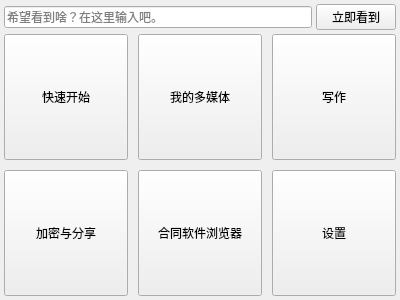
<?xml version="1.0" encoding="UTF-8"?>
<ui version="4.0">
 <class>StartMenu</class>
 <widget class="QWidget" name="StartMenu">
  <property name="geometry">
   <rect>
    <x>0</x>
    <y>0</y>
    <width>400</width>
    <height>300</height>
   </rect>
  </property>
  <property name="windowTitle">
   <string>Form</string>
  </property>
  <layout class="QVBoxLayout" name="verticalLayout" stretch="0,1">
   <property name="spacing">
    <number>4</number>
   </property>
   <property name="leftMargin">
    <number>4</number>
   </property>
   <property name="topMargin">
    <number>4</number>
   </property>
   <property name="rightMargin">
    <number>4</number>
   </property>
   <property name="bottomMargin">
    <number>4</number>
   </property>
   <item>
    <layout class="QHBoxLayout" name="horizontalLayout">
     <item>
      <widget class="QLineEdit" name="lineEdit">
       <property name="placeholderText">
        <string>希望看到啥？在这里输入吧。</string>
       </property>
      </widget>
     </item>
     <item>
      <widget class="QPushButton" name="pushButton_7">
       <property name="text">
        <string>立即看到</string>
       </property>
      </widget>
     </item>
    </layout>
   </item>
   <item>
    <layout class="QGridLayout" name="gridLayout">
     <property name="spacing">
      <number>10</number>
     </property>
     <item row="0" column="1">
      <widget class="QPushButton" name="pushButton_4">
       <property name="sizePolicy">
        <sizepolicy hsizetype="Expanding" vsizetype="Expanding">
         <horstretch>0</horstretch>
         <verstretch>0</verstretch>
        </sizepolicy>
       </property>
       <property name="text">
        <string>我的多媒体</string>
       </property>
      </widget>
     </item>
     <item row="0" column="2">
      <widget class="QPushButton" name="pushButton_3">
       <property name="sizePolicy">
        <sizepolicy hsizetype="Expanding" vsizetype="Expanding">
         <horstretch>0</horstretch>
         <verstretch>0</verstretch>
        </sizepolicy>
       </property>
       <property name="text">
        <string>写作</string>
       </property>
      </widget>
     </item>
     <item row="0" column="0">
      <widget class="QPushButton" name="pushButton">
       <property name="sizePolicy">
        <sizepolicy hsizetype="Expanding" vsizetype="Expanding">
         <horstretch>0</horstretch>
         <verstretch>0</verstretch>
        </sizepolicy>
       </property>
       <property name="text">
        <string>快速开始</string>
       </property>
      </widget>
     </item>
     <item row="1" column="0">
      <widget class="QPushButton" name="pushButton_2">
       <property name="sizePolicy">
        <sizepolicy hsizetype="Expanding" vsizetype="Expanding">
         <horstretch>0</horstretch>
         <verstretch>0</verstretch>
        </sizepolicy>
       </property>
       <property name="text">
        <string>加密与分享</string>
       </property>
      </widget>
     </item>
     <item row="1" column="1">
      <widget class="QPushButton" name="pushButton_5">
       <property name="sizePolicy">
        <sizepolicy hsizetype="Expanding" vsizetype="Expanding">
         <horstretch>0</horstretch>
         <verstretch>0</verstretch>
        </sizepolicy>
       </property>
       <property name="text">
        <string>合同软件浏览器</string>
       </property>
      </widget>
     </item>
     <item row="1" column="2">
      <widget class="QPushButton" name="pushButton_6">
       <property name="sizePolicy">
        <sizepolicy hsizetype="Expanding" vsizetype="Expanding">
         <horstretch>0</horstretch>
         <verstretch>0</verstretch>
        </sizepolicy>
       </property>
       <property name="text">
        <string>设置</string>
       </property>
      </widget>
     </item>
    </layout>
   </item>
  </layout>
 </widget>
 <resources/>
 <connections/>
</ui>
